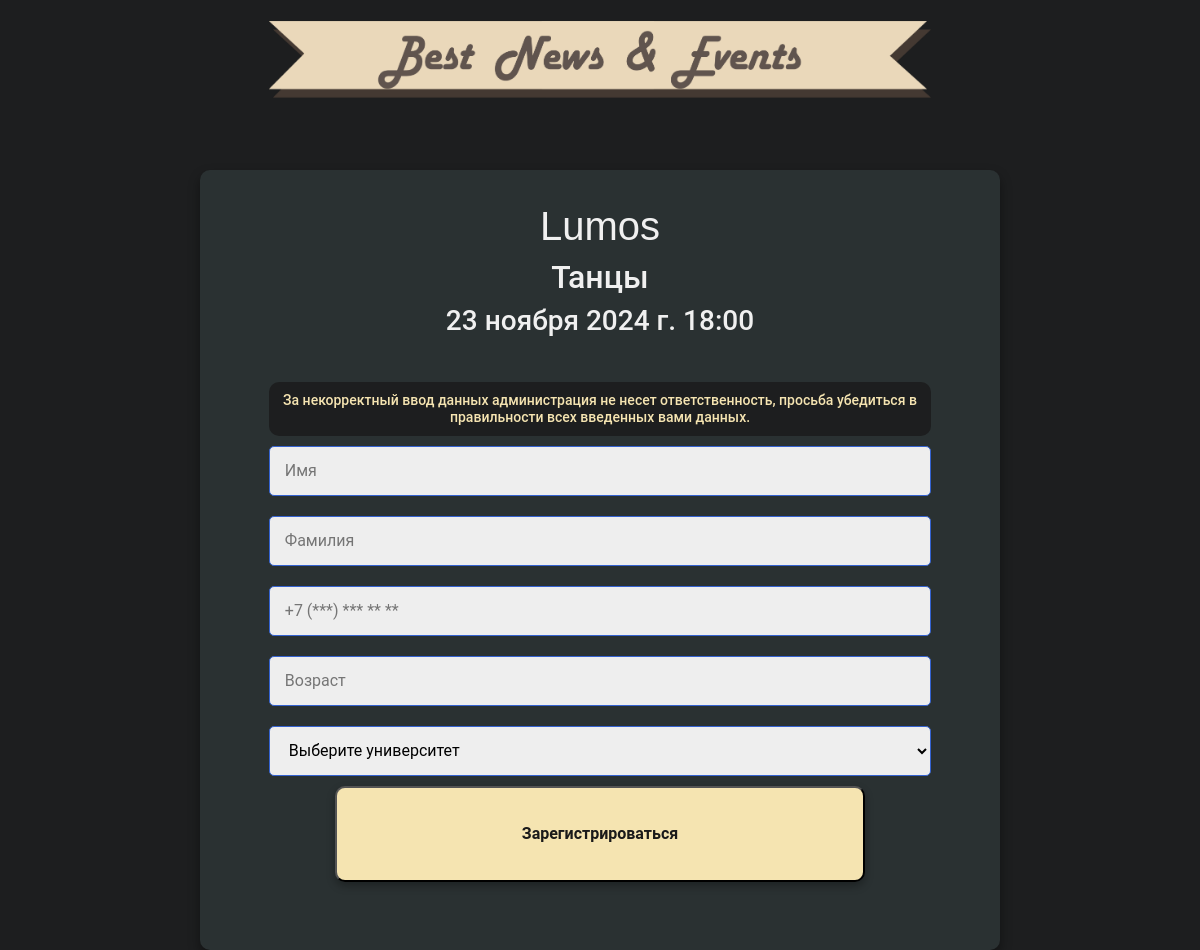
/base/register/20/, run on the app's committed database.
### main/models.py (models this page shows, shortened)
class Post(models.Model): #Создаем модель (своего рода словарь) где ключи это переменные, а тип все что после равно это в каком формате мы принимем значения
    ClubName= models.CharField('Название Клуба',max_length=50)
    NewsName = models.CharField('Название Новости',max_length=50)
    Anons = models.CharField('Анонс',max_length=250)
    TextNews=models.TextField('Статья')
    Date = models.DateTimeField("Дата события")
    Date_Stop = models.DateTimeField("Закрытие регистрации", default=datetime.now)
    ImgNews =  models.ImageField("Картинка Новости", blank = True, upload_to='main/image')
    class Meta: #Создаем название таблицы в странице алминистратора для нашей модели
        verbose_name="Новость" #Единичсное число
        verbose_name_plural="Новости" #Множественное число

### base/views.py (the view)
# urls.py: path('register/<int:id>/', views.register, name="register")
def register(request, id):
    detail = Post.objects.get(pk=id)
    if request.method == "POST":
        form = ArticlesForm(request.POST)
        if form.is_valid():
            article = form.save(commit=False)  # Не сохраняем пока в базе, чтобы изменить поля
            article.NameClub = detail.ClubName
            article.NameNews = detail.NewsName
            article.save()
            return redirect('home')
    else:
        form=ArticlesForm()
    data={
         'form':form ,
         'detail':detail
    }
    return render(request, 'base/Register2.html',data)

### base/forms.py
class ArticlesForm(ModelForm): #Создаем тип форм которые принимают значения в виде модели Articles
    UNIVERSITY_CHOICES = [
        ('', 'Выберите университет'),
        ('Almau', 'Almau'),
        ('КазНу', 'КазНу'),
        ('KAU', 'KAU'),
        ('МУИТ', 'МУИТ'),
    ]
    University = forms.ChoiceField(
        choices=UNIVERSITY_CHOICES,
        widget=forms.Select(attrs={
            'class': 'form',
        }),
        label="Выберите университет"
    )
    class Meta:
        model=Articles
        fields=['FirstName','SurName','Number','Age','NameClub','NameNews', 'University']
        widgets={
              "FirstName": TextInput(attrs={
                'class':"form",
                'placeholder':"Имя"
              }),
              "SurName": TextInput(attrs={
                'class':"form",
                'placeholder':"Фамилия"
              }),
              "Number": TextInput(attrs={
                'class':"form",
                'placeholder':"+7 (***) *** ** **"
              }),
              "Age": TextInput(attrs={
                'class':"form",
                'placeholder':"Возраст"
              }),
        }

### base/templates/base/Register2.html (shortened to what this page needs)
{% extends 'base/shablon.html' %}
{% load static %}
{% block content %}
<div class="header-logo">
    <img src="{% static 'main/img/LogoPridict2.png' %}" alt="Logo 2" class="company-name">
</div>
<div class="container">
    <h1>{{ detail.ClubName }}</h1>
    <h2>{{ detail.NewsName }}</h2>
    <h3>{{ detail.Date }}</h3>
    <div id="register1">
        <h6 id="warning">За некорректный ввод данных администрация не несет ответственность, просьба убедиться в правильности всех введенных вами данных.</h6>
        <form method="post">
            {{ form.FirstName }}<br>
            {{ form.SurName }}<br>
            {{ form.Number }}<br>
            {{ form.Age }}<br>
            {{ form.University }}<br>
            <button id="reg" type="submit">Зарегистрироваться</button>
        </form>
    </div>
</div>
{% endblock %}

### base/templates/base/shablon.html (style rules this page uses)
body { background: linear-gradient(135deg, #1d1e1f , #1d1e1f); color: #f0f0f0; font-family: 'Roboto', sans-serif; line-height: 1.6; }
.container, .event-info { background: #2A3132; padding: 2rem; border-radius: 10px; box-shadow: 0 6px 12px rgba(0, 0, 0, 0.4); color: #f0f0f0; max-width: 800px; margin: auto; transition: box-shadow 0.3s ease; }
.container h1 { font-family: 'Franklin Gothic Medium', 'Arial Narrow', Arial, sans-serif; }
.container { text-align: center; }
.header-logo { color: #f0f0f0; max-width: 800px; margin: 5px auto; padding: 1rem 2rem; border-radius: 10px; display: flex; align-items: center; gap: 1rem; }
.header-logo .company-name { max-width: 90%; height: auto; margin: auto; }
#register1, #reg, #warning { border-radius: 10px; padding: 5%; text-align: center; margin: auto; }
#reg { background: linear-gradient(45deg, #f5e4b1 , #f5e4b1); color: #1a1a1a; box-shadow: 0 4px 8px rgba(0, 0, 0, 0.3); font-weight: bold; text-align: center; transition: transform 0.2s, box-shadow 0.2s; width: 80%; }
#warning { background-color: #1d1e1f; color: #f5e4b1; padding: 10px; font-size: 14px; }
.form { width: 100%; margin: 10px 0; border-radius: 5px; padding-left: 15px; height: 50px; border: 1px solid #3462d0; font-size: 16px; background-color: #EEEEEE; color: black; }

### data on the page
Post: ClubName "Lumos", NewsName "Танцы", Date "23 ноября 2024 г. 18:00"
